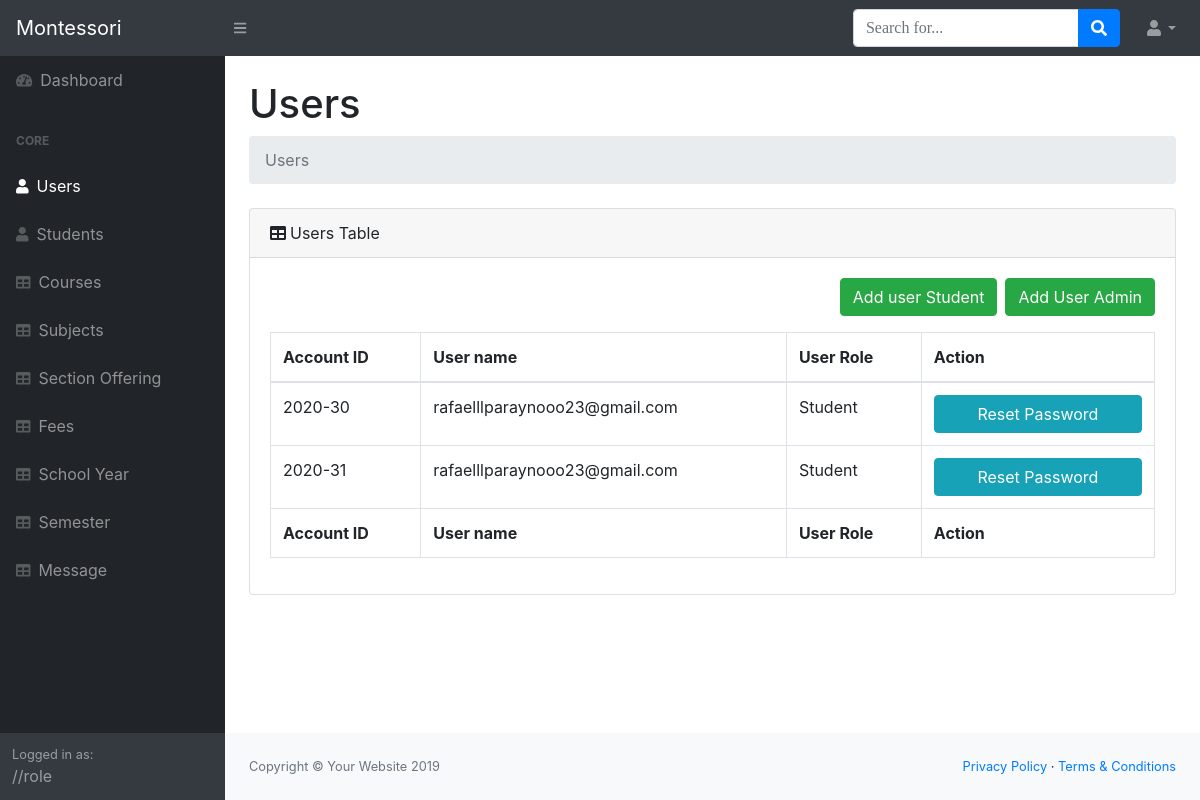
The app's page /system/pages/users.php (signed in), older data.
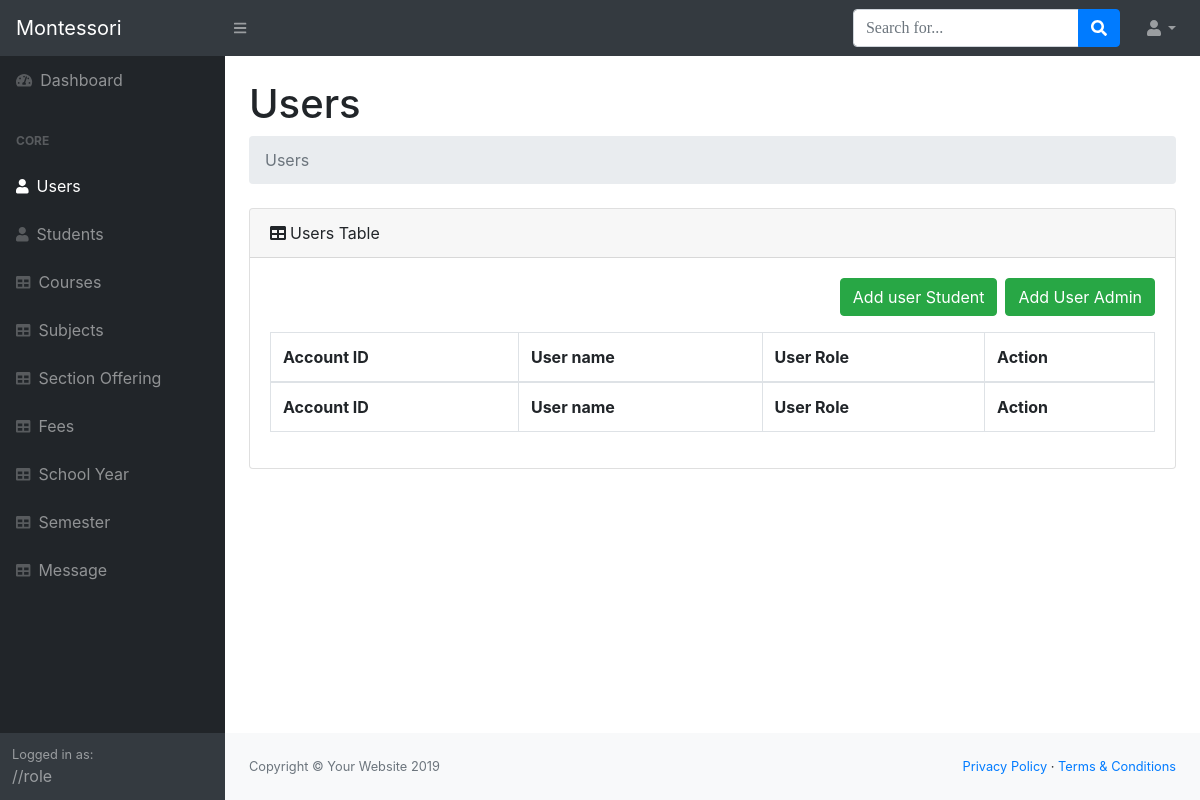
The same page, newer data.
### tables this page shows
CREATE TABLE `users` (
  `user_id` int(11) NOT NULL,
  `username` varchar(30) NOT NULL,
  `password` varchar(255) NOT NULL,
  `userole` int(11) NOT NULL,
  `acc_id` varchar(50) NOT NULL
);

### system/pages/functions.php (called while the page is built, shortened)
<?php
$db = new DBController();
$users = new User($db);

### system/pages/users.php (the view, shortened to what this page needs)
<?php
include('header.php');
include('navigation.php');
$usersList = $users->getData();
?>
<main>
    <div class="container-fluid">
        <h1 class="mt-4">Users</h1>
        <ol class="breadcrumb mb-4">
            <li class="breadcrumb-item active">Users</li>
        </ol>
        <div class="card mb-4">
            <div class="card-header"><i class="fas fa-table mr-1"></i>Users Table
            </div>
            <div class="card-body">
                <div class="d-flex justify-content-end mb-3">
                    <button data-toggle="modal" data-target="#addUserStudent" class="btn btn-md btn-success mr-2">Add user Student</button>
                    <button data-toggle="modal" data-target="#addUserAdmin" class="btn btn-md btn-success">Add User Admin</button>
                </div>
                <div class="table-responsive">
                    <table class="table table-bordered" id="dataTable" width="100%" cellspacing="0">
                        <thead>
                            <tr>
                                <th>Account ID</th>
                                <th>User name</th>
                                <th>User Role</th>
                                <th>Action</th>
                            </tr>
                        </thead>
                        <tfoot>
                            <tr>
                                <th>Account ID</th>
                                <th>User name</th>
                                <th>User Role</th>
                                <th>Action</th>
                            </tr>
                        </tfoot>
                        <tbody>
                            <?php array_map(function ($user) { ?>
                                <tr>
                                    <td><?= $user['acc_id'] ?></td>
                                    <td><?= $user['username'] ?></td>
                                    <td><?php echo $user['userole'] == 1 ? 'Admin' : 'Student' ?></td>
                                    <td>
                                        <button data-toggle="modal" data-target="#resetPassword" data-userid="<?php echo $user['user_id']; ?>" href="main_user.php#myModal" class="btn btn-block btn-info">
                                            Reset Password
                                        </button>
                                    </td>
                                </tr>
                            <?php }, $usersList) ?>
                        </tbody>
                    </table>
                </div>
            </div>
        </div>
    </div>
</main>
<?php
include('footer.php');
?>

### system/pages/header.php (shortened to what this page needs)
<!DOCTYPE html>
<html lang="en">
<head>
    <link href="https://cdn.datatables.net/1.10.20/css/dataTables.bootstrap4.min.css" rel="stylesheet" />
    <link href="./../css/framework.css" rel="stylesheet" />
    <link href="./../css/form.css" rel="stylesheet" />
    <?php
    include('./functions.php');
    ?>
</head>
<body class="sb-nav-fixed">

### system/pages/navigation.php (shortened to what this page needs)
<?php
$role = $_SESSION['lvl'];
?>
<nav class="sb-topnav navbar navbar-expand navbar-dark bg-dark">
    <a class="navbar-brand" href="#">Montessori</a><button class="btn btn-link btn-sm order-1 order-lg-0" id="sidebarToggle" href=""><i class="fas fa-bars"></i></button>
    <form class="d-none d-md-inline-block form-inline ml-auto mr-0 mr-md-3 my-2 my-md-0">
        <div class="input-group">
            <input class="form-control" type="text" placeholder="Search for..." aria-label="Search" aria-describedby="basic-addon2" />
            <div class="input-group-append">
                <button class="btn btn-primary" type="button"><i class="fas fa-search"></i></button>
            </div>
        </div>
    </form>
    <ul class="navbar-nav ml-auto ml-md-0">
        <li class="nav-item dropdown">
            <a class="nav-link dropdown-toggle" id="userDropdown" href="#" role="button" data-toggle="dropdown" aria-haspopup="true" aria-expanded="false"><i class="fas fa-user fa-fw"></i></a>
        </li>
    </ul>
</nav>
<div id="layoutSidenav">
    <div id="layoutSidenav_nav">
        <nav class="sb-sidenav accordion sb-sidenav-dark" id="sidenavAccordion">
            <div class="sb-sidenav-menu">
                <div class="nav">
                    <a class="nav-link" href="./dashboard.php">
                        <div class="sb-nav-link-icon"><i class="fas fa-tachometer-alt"></i></div>
                        Dashboard
                    </a>
                    <div class="sb-sidenav-menu-heading">Core</div>
                    <?php
                    if ($role == 1) {
                    ?>
                        <a class="nav-link" href="./users.php">
                            <div class="sb-nav-link-icon"><i class="fas fa-user"></i></div>
                            Users
                        </a>
                        <a class="nav-link" href="./students.php">
                            <div class="sb-nav-link-icon"><i class="fas fa-user"></i></div>
                            Students
                        </a>
                        <a class="nav-link" href="./course.php">
                            <div class="sb-nav-link-icon"><i class="fas fa-table"></i></div>
                            Courses
                        </a>
                        <a class="nav-link" href="./subjects.php">
                            <div class="sb-nav-link-icon"><i class="fas fa-table"></i></div>
                            Subjects
                        </a>
                        <a class="nav-link" href="./sections.php">
                            <div class="sb-nav-link-icon"><i class="fas fa-table"></i></div>
                            Section Offering
                        </a>
                        <a class="nav-link" href="./fees.php">
                            <div class="sb-nav-link-icon"><i class="fas fa-table"></i></div>
                            Fees
                        </a>
                        <a class="nav-link" href="./schoolyear.php">
                            <div class="sb-nav-link-icon"><i class="fas fa-table"></i></div>
                            School Year
                        </a>
                        <a class="nav-link" href="./sem.php">
                            <div class="sb-nav-link-icon"><i class="fas fa-table"></i></div>
                            Semester
                        </a>
                        <a class="nav-link" href="./message.php">
                            <div class="sb-nav-link-icon"><i class="fas fa-table"></i></div>
                            Message
                        </a>
                    <?php
                    }
                    ?>
                </div>
            </div>
            <div class="sb-sidenav-footer">
                <div class="small">Logged in as:</div>
                //role
            </div>
        </nav>
    </div>
    <div id="layoutSidenav_content">

### system/pages/footer.php (shortened to what this page needs)
<footer class="py-4 bg-light mt-auto">
    <div class="container-fluid">
        <div class="d-flex align-items-center justify-content-between small">
            <div class="text-muted">Copyright &copy; Your Website 2019</div>
            <div>
                <a href="#">Privacy Policy</a>
                &middot;
                <a href="#">Terms &amp; Conditions</a>
            </div>
        </div>
    </div>
</footer>
</div>
</div>
</body>
</html>

### system/css/form.css (style rules this page uses)
input { padding: 10px; width: 100%; font-size: 17px; font-family: Raleway; border: 1px solid #aaaaaa; }

Row changes from the older to the newer data that the page shows:
removed users: acc "2020-30", username "rafaelllparaynooo23@gmail.com"
removed users: acc "2020-31", username "rafaelllparaynooo23@gmail.com"
Text that changed along with them:
text no longer shown: "Student Student Reset Password Reset Password"
